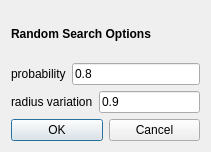
<?xml version="1.0" encoding="UTF-8"?>
<ui version="4.0">
 <class>RSOptions</class>
 <widget class="QDialog" name="RSOptions">
  <property name="geometry">
   <rect>
    <x>0</x>
    <y>0</y>
    <width>211</width>
    <height>152</height>
   </rect>
  </property>
  <property name="windowTitle">
   <string>Random Search</string>
  </property>
  <property name="modal">
   <bool>true</bool>
  </property>
  <layout class="QVBoxLayout" name="verticalLayout">
   <item>
    <widget class="QLabel" name="name">
     <property name="font">
      <font>
       <pointsize>9</pointsize>
       <weight>75</weight>
       <bold>true</bold>
      </font>
     </property>
     <property name="text">
      <string>Random Search Options</string>
     </property>
    </widget>
   </item>
   <item>
    <layout class="QHBoxLayout" name="horizontalLayout">
     <item>
      <widget class="QLabel" name="label">
       <property name="text">
        <string>probability</string>
       </property>
      </widget>
     </item>
     <item>
      <widget class="QLineEdit" name="pEdit">
       <property name="text">
        <string>0.8</string>
       </property>
      </widget>
     </item>
    </layout>
   </item>
   <item>
    <layout class="QHBoxLayout" name="horizontalLayout_2">
     <item>
      <widget class="QLabel" name="label_2">
       <property name="text">
        <string>radius variation</string>
       </property>
      </widget>
     </item>
     <item>
      <widget class="QLineEdit" name="cEdit">
       <property name="text">
        <string>0.9</string>
       </property>
      </widget>
     </item>
    </layout>
   </item>
   <item>
    <layout class="QHBoxLayout" name="horizontalLayout_3">
     <item>
      <widget class="QPushButton" name="okeyButton">
       <property name="text">
        <string>OK</string>
       </property>
      </widget>
     </item>
     <item>
      <widget class="QPushButton" name="offButton">
       <property name="text">
        <string>Cancel</string>
       </property>
      </widget>
     </item>
    </layout>
   </item>
  </layout>
 </widget>
 <resources/>
 <connections>
  <connection>
   <sender>offButton</sender>
   <signal>clicked()</signal>
   <receiver>RSOptions</receiver>
   <slot>reject()</slot>
   <hints>
    <hint type="sourcelabel">
     <x>181</x>
     <y>131</y>
    </hint>
    <hint type="destinationlabel">
     <x>160</x>
     <y>146</y>
    </hint>
   </hints>
  </connection>
  <connection>
   <sender>okeyButton</sender>
   <signal>clicked()</signal>
   <receiver>RSOptions</receiver>
   <slot>accept()</slot>
   <hints>
    <hint type="sourcelabel">
     <x>37</x>
     <y>124</y>
    </hint>
    <hint type="destinationlabel">
     <x>24</x>
     <y>147</y>
    </hint>
   </hints>
  </connection>
 </connections>
</ui>
